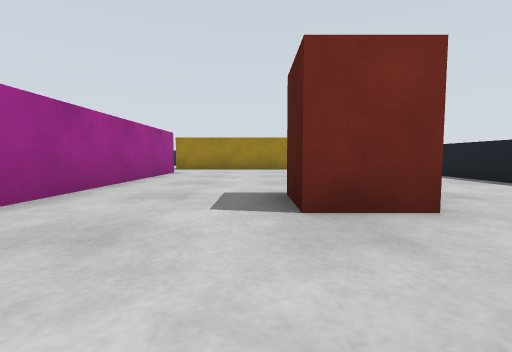
View 1 (above)

18 first-person views from a walk through a world built for the Gazebo simulator. The camera is 0.49 m above the floor, tilts 4° down and sees 85° across. The floor is counted in squares, 1 m on a side. Each view is taken from the middle of a square. On the plan, view 1 faces up. The plan holds only what a view shows up to about 9 squares ahead; the rest is blank.

View 2
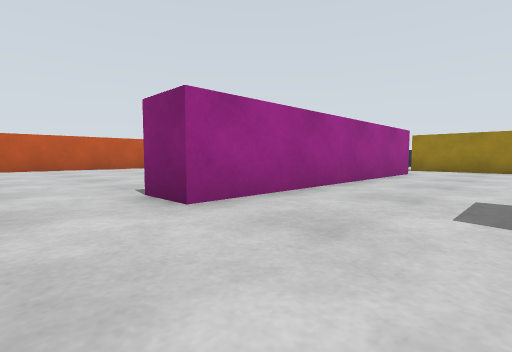

View 3
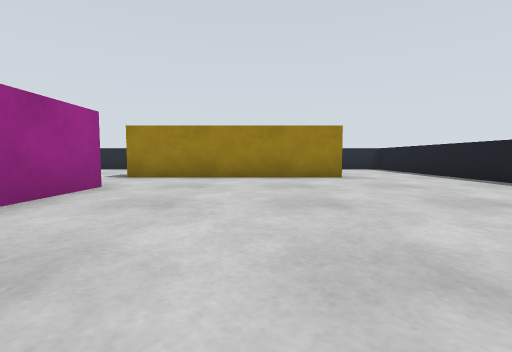

View 4
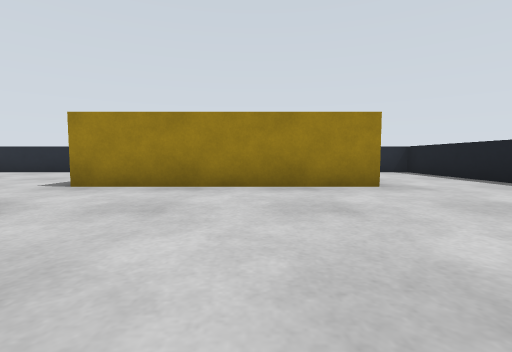

View 5
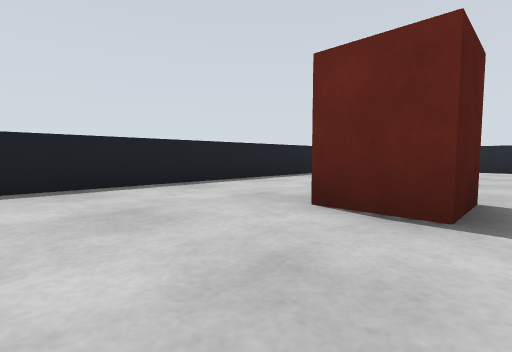

View 6
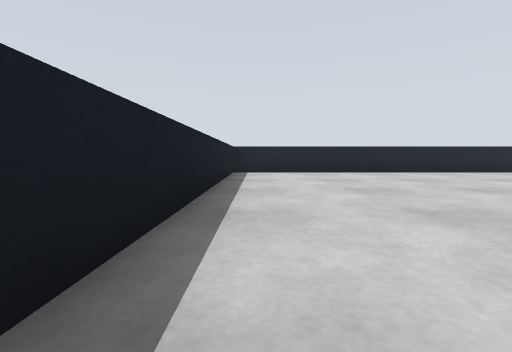

View 7
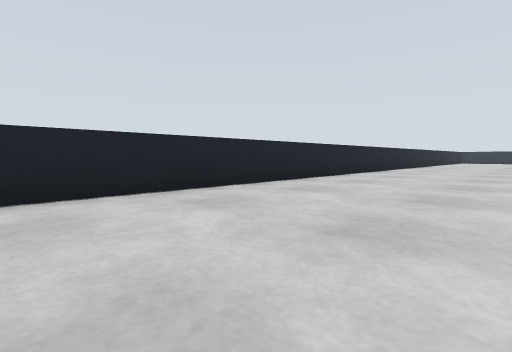

View 8
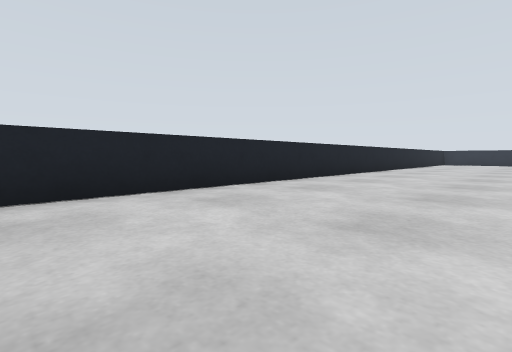

View 9
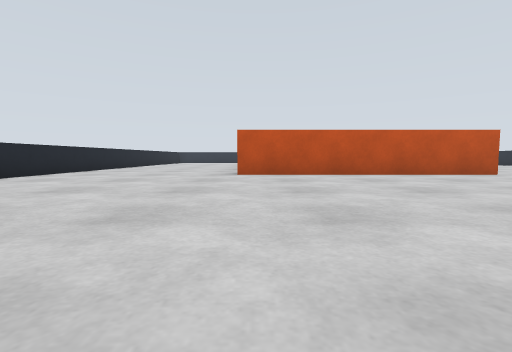

View 10
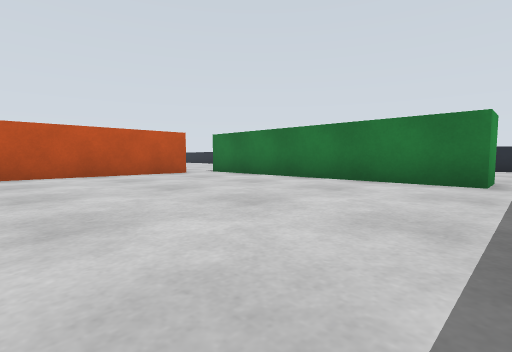

View 11
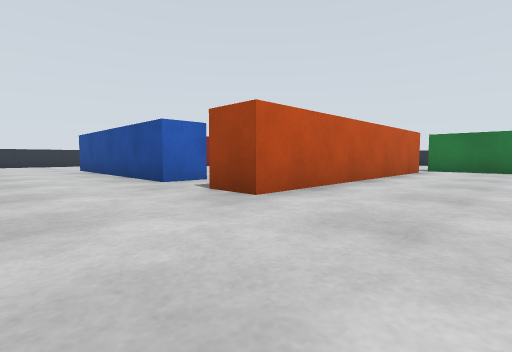

View 12
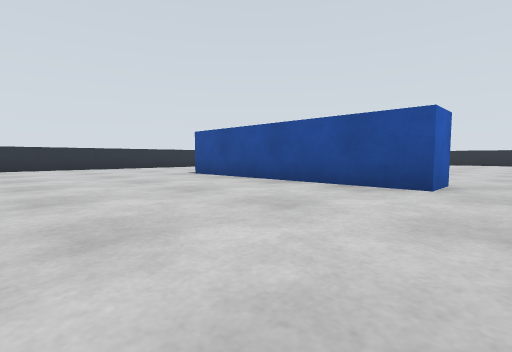

View 13
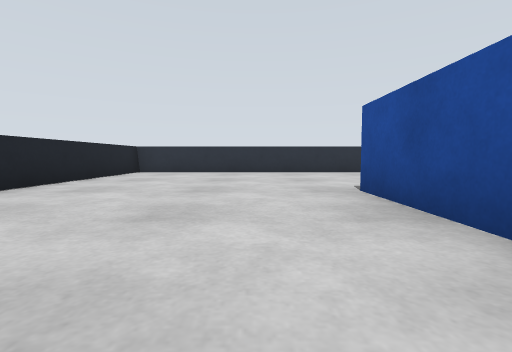

View 14
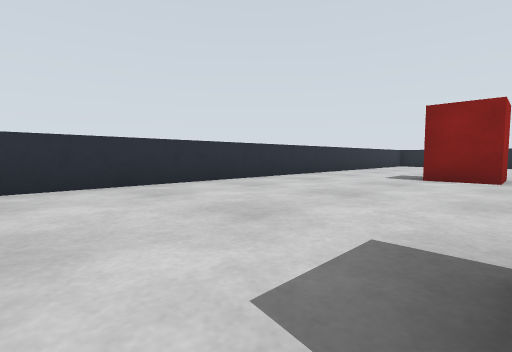

View 15
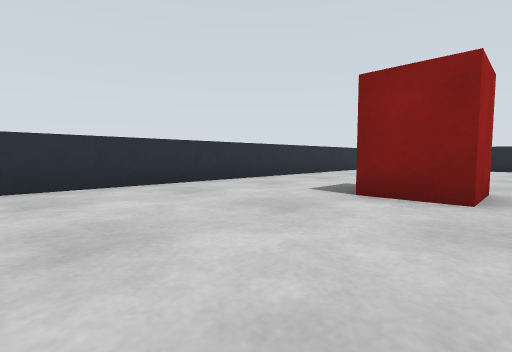

View 16
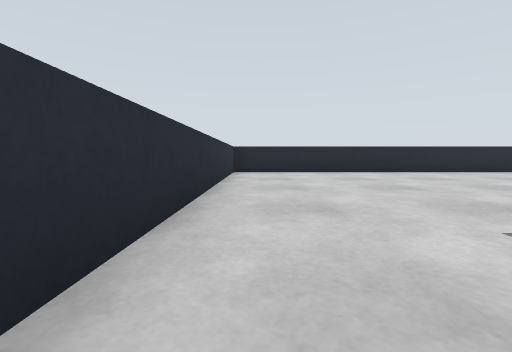

View 17
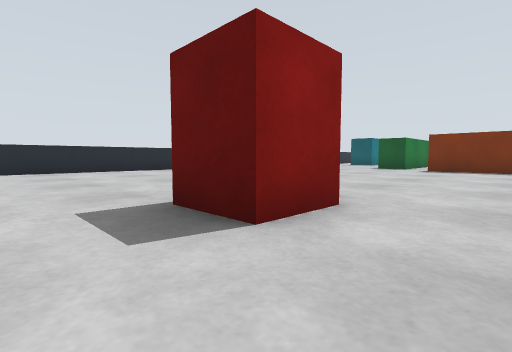

View 18
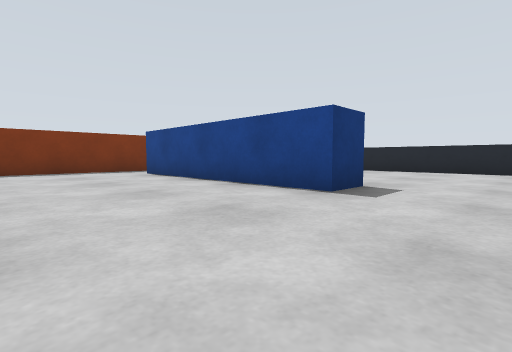

### Floor plan
Points are (right, up) in squares from view 1. A wall is a line through its corners. A room is listed if a view was taken in it or the views show most of it. See-through windows are left out.
Room 1 (views 1, 2, 3, 4, 5, 6, 7, 8, 9, 10, 11, 12, 13, 14, 15, 16, 17, 18)
walls: (-11.5, 7.6) (-11.5, 0.5) (-12.5, 0.5); (-12.5, 1.6) (-12.5, 7.4); (-14, 1.5) (-14, 0.5) (-20, 0.5) (-20, 1.5) (-14, 1.5); (-4.5, 9.5) (-4.5, 8.5) (-11.4, 8.5); (-2.5, 8.5) (-2.5, 1.5) (-3.5, 1.5); (-15.1, -4.7) (4.7, -4.7) (4.7, 7.1); (-4.5, 14.7) (-8, 14.7); (-16, 14.7) (-24.7, 14.7) (-24.7, -4.7) (-18.9, -4.7); (2, 10.5) (-3, 10.5); (4.7, 9.1) (4.7, 14.7) (3.9, 14.7)
objects: pillar (-21, 7); pillar (1, 3)

Positions as (right, up) in squares from view 1, and headings:
1: (0, 0), facing up
2: (0, 0), facing up-left
3: (0, 4), facing up
4: (0, 6), facing up
5: (0, 6), facing down-right
6: (4, 4), facing down
7: (-1, -1), facing down-left
8: (-6, -1), facing down-left
9: (-4, 1), facing left
10: (-4, 3), facing up-left
11: (-9, -2), facing up-left
12: (-13, -4), facing up-left
13: (-16, -1), facing left
14: (-20, 0), facing up-left
15: (-20, 3), facing up-left
16: (-24, 6), facing up
17: (-23, 5), facing up-right
18: (-22, 5), facing down-right
